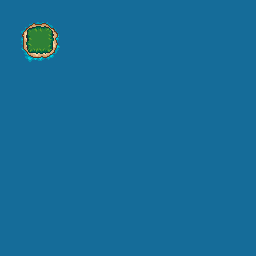

Rendered tile map (Tiled .tmx) drawn with the repository's tilesets; below, a short description and the full map source, tile grids included:
An orthogonal 16x16 tile map with 16x16 px tiles, 1 tile layer (Tile Layer 1).

<map version="1.10" tiledversion="1.10.0" orientation="orthogonal" renderorder="right-down" width="16" height="16" tilewidth="16" tileheight="16" infinite="0" nextlayerid="2" nextobjectid="1">
 <editorsettings>
  <export target="inputMap.lua" format="lua" />
 </editorsettings>
 <tileset firstgid="1" name="LPC" tilewidth="16" tileheight="16" tilecount="780" columns="26">
  <image source="LPC_overworld_assembly.png" width="416" height="480" />
 </tileset>
 <layer id="1" name="Tile Layer 1" width="16" height="16">
  <data encoding="csv">
626,626,626,626,626,626,626,626,626,626,626,626,626,626,626,626,
626,53,54,55,626,626,626,626,626,626,626,626,626,626,626,626,
626,79,80,81,626,626,626,626,626,626,626,626,626,626,626,626,
626,105,106,107,626,626,626,626,626,626,626,626,626,626,626,626,
626,626,626,626,626,626,626,626,626,626,626,626,626,626,626,626,
626,626,626,626,626,626,626,626,626,626,626,626,626,626,626,626,
626,626,626,626,626,626,626,626,626,626,626,626,626,626,626,626,
626,626,626,626,626,626,626,626,626,626,626,626,626,626,626,626,
626,626,626,626,626,626,626,626,626,626,626,626,626,626,626,626,
626,626,626,626,626,626,626,626,626,626,626,626,626,626,626,626,
626,626,626,626,626,626,626,626,626,626,626,626,626,626,626,626,
626,626,626,626,626,626,626,626,626,626,626,626,626,626,626,626,
626,626,626,626,626,626,626,626,626,626,626,626,626,626,626,626,
626,626,626,626,626,626,626,626,626,626,626,626,626,626,626,626,
626,626,626,626,626,626,626,626,626,626,626,626,626,626,626,626,
626,626,626,626,626,626,626,626,626,626,626,626,626,626,626,626
</data>
 </layer>
</map>
